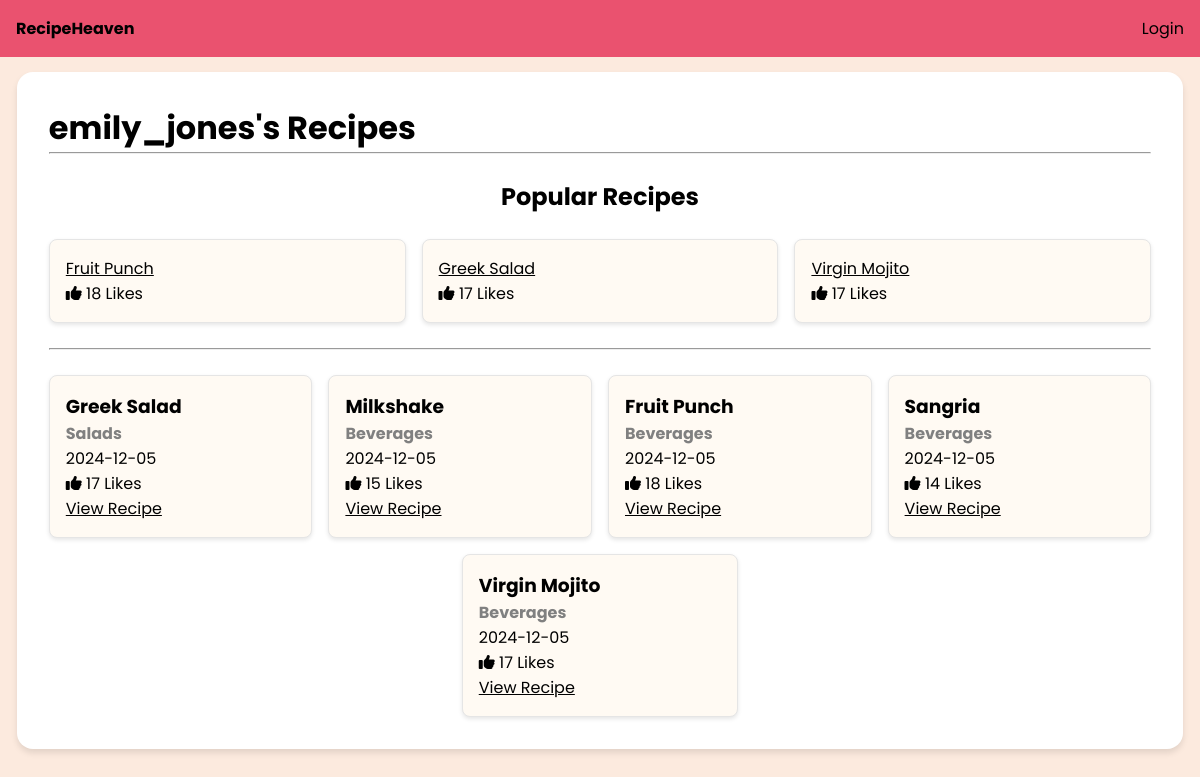
Page /account.php?user_id=4 on the committed database.
### tables this page shows
CREATE TABLE `users` (
  `user_id` int NOT NULL AUTO_INCREMENT,
  `username` varchar(100) NOT NULL,
  `email` varchar(100) NOT NULL,
  `password` varchar(255) NOT NULL,
  `created_at` timestamp NULL DEFAULT CURRENT_TIMESTAMP,
  PRIMARY KEY (`user_id`),
  UNIQUE KEY `email` (`email`)
);

CREATE TABLE `recipes` (
  `recipe_id` int NOT NULL AUTO_INCREMENT,
  `user_id` int DEFAULT NULL,
  `category_id` int DEFAULT NULL,
  `recipe_name` varchar(255) NOT NULL,
  `description` text,
  `ingredients` text,
  `instructions` text,
  `created_at` timestamp NULL DEFAULT CURRENT_TIMESTAMP,
  PRIMARY KEY (`recipe_id`),
  KEY `user_id` (`user_id`),
  KEY `category_id` (`category_id`),
  CONSTRAINT `recipes_ibfk_1` FOREIGN KEY (`user_id`) REFERENCES `users` (`user_id`),
  CONSTRAINT `recipes_ibfk_2` FOREIGN KEY (`category_id`) REFERENCES `categories` (`category_id`)
);

CREATE TABLE `categories` (
  `category_id` int NOT NULL AUTO_INCREMENT,
  `category_name` varchar(100) NOT NULL,
  `description` text,
  PRIMARY KEY (`category_id`)
);

### account.php (the view, shortened to what this page needs)
<?php
    include "conn.php";
    $user_id = $_GET['user_id'];
    $user_details_query = "SELECT username FROM recipeheaven.users WHERE user_id = $user_id";
    $user_details_result = $conn->query($user_details_query);
    $user_details = $user_details_result->fetch_assoc();
    $user_recipes_query = "
        SELECT recipes.*,
            categories.category_name,
            DATE(recipes.created_at) AS created_date,
            COUNT(likes_on_recipes.like_id) AS like_count
        FROM recipeheaven.recipes
        JOIN recipeheaven.categories ON recipes.category_id = categories.category_id
        LEFT JOIN recipeheaven.likes_on_recipes ON recipes.recipe_id = likes_on_recipes.recipe_id
        WHERE recipes.user_id = $user_id
        GROUP BY recipes.recipe_id
        ORDER BY recipes.created_at DESC";
    $result = $conn->query($user_recipes_query);
    $popular_recipes_query = "
        SELECT recipes.recipe_id, recipes.recipe_name,
            COUNT(likes_on_recipes.like_id) AS like_count
        FROM recipeheaven.recipes
        LEFT JOIN recipeheaven.likes_on_recipes ON recipes.recipe_id = likes_on_recipes.recipe_id
        WHERE recipes.user_id = $user_id
        GROUP BY recipes.recipe_id
        ORDER BY like_count DESC
        LIMIT 3";
    $popular_result = $conn->query($popular_recipes_query);
?>
<!DOCTYPE html>
<html lang="en">
<head>
    <link rel="stylesheet" href="css/account.css">
</head>
<body>
    <div class="navbar">
        <ul>
            <li class="home"><a href="index.php">RecipeHeaven</a></li>
            <?php if (isset($_SESSION['user_id'])): ?>
                <li class="log-in-out">
                    <a href="logout.php">Logout</a>
                </li>
            <?php else: ?>
                <li class="log-in-out">
                    <a href="login.php">Login</a>
                </li>
            <?php endif; ?>
        </ul>
    </div>
    <div class="container">
        <div class="user-recipe">
            <h1><?php echo $user_details['username']?>'s Recipes</h1>
            <hr>
            <br>
            <center><h2>Popular Recipes</h2></center>
            <br>
            <ul class="popular-recipes">
                <?php if ($popular_result->num_rows > 0): ?>
                    <?php while ($popular_row = $popular_result->fetch_assoc()): ?>
                        <li class="popular-recipe-item">
                            <a href="recipe.php?recipe_id=<?php echo $popular_row['recipe_id']; ?>">
                                <?php echo htmlspecialchars($popular_row['recipe_name']); ?>
                            </a>
                            <p><i class="fa-solid fa-thumbs-up"></i> <?php echo $popular_row['like_count']; ?> Likes</p>
                        </li>
                    <?php endwhile; ?>
                <?php else: ?>
                    <p>No popular recipes available.</p>
                <?php endif; ?>
            </ul>
            <br>
            <br>
            <hr>
            <br>
            <ul class="recipe-list">
                <?php if ($result->num_rows > 0): ?>
                    <?php while ($row = $result->fetch_assoc()): ?>
                        <li class="recipe-item">
                            <div class="recipe-details">
                                <h3><?php echo $row['recipe_name']?></h3>
                                <p style="font-weight: bold; color: grey;" class="category"><?php echo $row['category_name']?></p>
                                <p class="date"><?php echo $row['created_date']?></p>
                                <p class="like-count"><i class="fa-solid fa-thumbs-up"></i> <?php echo $row['like_count']?> Likes</p>
                                <a href="recipe.php?recipe_id=<?php echo $row['recipe_id']?>" class="view-recipe">View Recipe</a>
                            </div>
                        </li>
                    <?php endwhile; ?>
                <?php else: ?>
                    <p class="no-recipes">This user has not uploaded any recipes yet.</p>
                <?php endif; ?>
            </ul>
        </div>
    </div>
</body>
</html>

### css/account.css (style rules this page uses)
* { margin: 0; padding: 0; font-family: "Poppins", sans-serif; color: #000000; }
body { background-color: #FCEADE; }
.navbar { position: fixed; background-color: #EA526F; width: 100%; top: 0; z-index: 1000; }
.navbar .home { float: left; padding: 1em; font-weight: bold; }
.navbar .log-in-out { float: right; padding: 1em; }
.navbar ul { list-style-type: none; overflow: hidden; }
.navbar a { text-decoration: none; }
.container { margin-top: 4.5em; }
.user-recipe { margin: 1.05em; padding: 2em; background-color: white; border-radius: 1em; box-shadow: 0 4px 6px rgba(0, 0, 0, 0.1); }
.user-recipe li { list-style-type: none; }
.popular-recipes, .recipe-list { display: inline-flex; gap: 1em; flex-wrap: wrap; justify-content: center; align-items: center; width: 100%; }
.popular-recipe-item { background-color: #FFFAF3; padding: 1em; border: 1px solid #E5E5E5; border-radius: 0.5em; box-shadow: 0 2px 4px rgba(0, 0, 0, 0.1); flex: 1 1 calc(30% - 1em); }
.recipe-item { background-color: #FFFAF3; padding: 1em; border: 1px solid #E5E5E5; border-radius: 0.5em; box-shadow: 0 2px 4px rgba(0, 0, 0, 0.1); flex: 1 1 calc(20% - 1em); max-width: 22%; }

### rows in the picture
users: username "emily_jones"
recipes: recipe_name "Fruit Punch", like_count "18", category.category_name "Beverages", created_date "2024-12-05"
recipes: recipe_name "Greek Salad", like_count "17", category.category_name "Salads", created_date "2024-12-05"
recipes: recipe_name "Virgin Mojito", like_count "17", category.category_name "Beverages", created_date "2024-12-05"
recipes: recipe_name "Milkshake", category.category_name "Beverages", created_date "2024-12-05", like_count "15"
recipes: recipe_name "Sangria", category.category_name "Beverages", created_date "2024-12-05", like_count "14"
